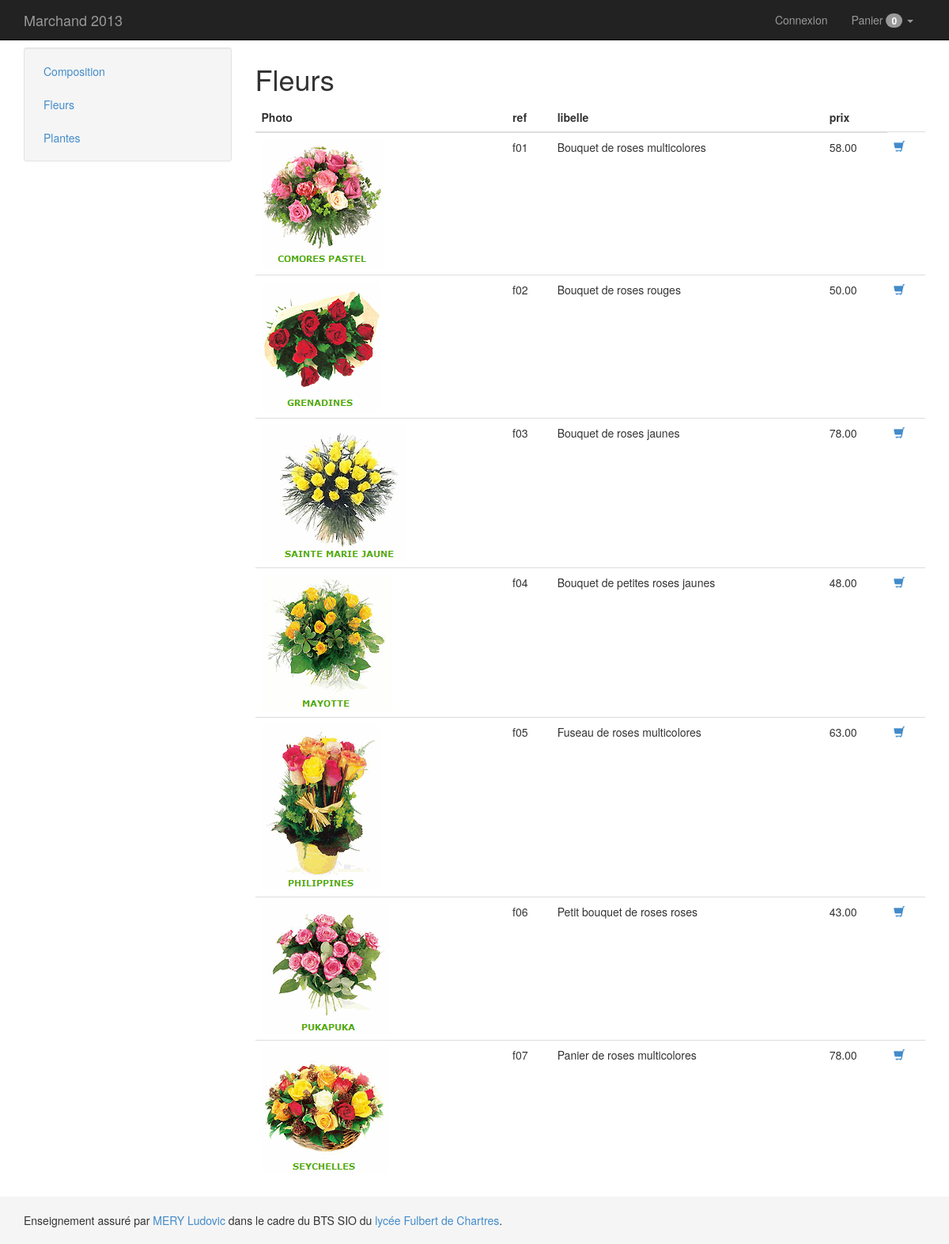
Page /index.php?controller=Produit&action=Listbycategorie&idcategorie=fle on the committed database.
### tables this page shows
CREATE TABLE IF NOT EXISTS `categorie` (
  `id` char(32) NOT NULL,
  `libelle` char(32) DEFAULT NULL,
  PRIMARY KEY (`id`)
);

CREATE TABLE IF NOT EXISTS `produit` (
  `id` char(32) NOT NULL,
  `description` char(50) DEFAULT NULL,
  `prix` decimal(10,2) DEFAULT NULL,
  `image` char(32) DEFAULT NULL,
  `idCategorie` char(32) NOT NULL,
  PRIMARY KEY (`id`),
  KEY `I_FK_Produit_CATEGORIE` (`idCategorie`)
);

### pedaFramework/Collection.class.php (called while the page is built, shortened)
<?php
class Collection{
	private $colObjet;
	private $compteur;
	public function Collection(){
		$this->colObjet=array();
		$this->compteur=0;
	}
	public function add($unobj){
		$this->colObjet[$this->compteur]=$unobj;
		$this->compteur++;
	}
	public function getAll(){
		return $this->colObjet;
	}
}
?>

### application/controllers/CategorieController.class.php (called while the page is built, shortened)
<?php
class CategorieController extends Controller{
	function MenuAction(){
		$myDAOCategorie=new Categorie();
		$lescateg=$myDAOCategorie->LoadAll();
		$this->showView();
	}
}
?>

### pedaFramework/MVC/ControllerFactory.class.php (called while the page is built, shortened)
<?php
class ControllerFactory {
		public static function create ($controllerName, $action=null, $params=null){
			$myController=new $nameController($controllerName, $action,$params);
			return $myController;
		}
}
?>

### pedaFramework/MVC/Layout.class.php (called while the page is built, shortened)
<?php
class Layout {
	private $_file;
	public function Layout($name){
		$folder="layouts";
		$file=$name."/index.lay.php";
		$this->_file=$folder."/".$file;
	}
	public function show(){
		include $this->_file;
	}
}
?>

### index.php (called while the page is built, shortened)
<?php
require_once ("pedaFramework/MVC/ControllerFactory.class.php");
require_once ("pedaFramework/MVC/Layout.class.php");
require_once ("pedaFramework/ORM/Entity.class.php");
require_once ("pedaFramework/Collection.class.php");
require_once ("application/models/Categorie.class.php");
require_once ("application/models/Produit.class.php");
require_once ("application/controllers/CategorieController.class.php");
Application::getLayout()->show();
?>

### application/models/Categorie.class.php (called while the page is built, shortened)
<?php
class Categorie extends Entity {
	private $_str_id;
	private $_str_libelle;
	function Categorie(array $params=null) {
		if(isset($params)){
			$this->_str_id=$params[0];
			$this->_str_libelle=$params[1];
		}
	}
	public function getId(){
		return $this->_str_id;
	}
	public function getLibelle(){
		return $this->_str_libelle;
	}
}
?>

### pedaFramework/ORM/Entity.class.php (called while the page is built, shortened)
<?php
abstract class Entity implements IDAO{
	protected $_tablename;
	 protected function lierDB($classname, $tablename){
	 	$this->_tablename=$tablename;
	 }
	public function LoadAll() {
		$db=Database::getInstance();
		$tablename=$this->_tablename;
		$req="SELECT * FROM ".$tablename;
		$stmt = $db->prepare($req);
		$stmt->execute();
		$lesobjets=new Collection();
		while ($jeuenregistrement = $stmt->fetch(PDO::FETCH_ASSOC)) {
			$params=new Collection();
			foreach($jeuenregistrement as $champ => $valeur){
				$params->add($valeur);
			}
			$dataligne=$params->getAll();
			$monobjet=new $classe($dataligne);
			$lesobjets->add($monobjet);
		}
		return $lesobjets;
	}
	public function LoadByCritere($critere) {
		$db=Database::getInstance();
		$tablename=$this->_tablename;
		$req="SELECT * FROM $tablename WHERE $critere" ;
		$stmt = $db->prepare($req);
		$stmt->execute();
		$lesobjets=new Collection();
		while ($jeuenregistrement = $stmt->fetch(PDO::FETCH_ASSOC)) {
			$params=new Collection();
			foreach($jeuenregistrement as $champ => $valeur){
				$params->add($valeur);
			}
			$dataligne=$params->getAll();
			$monobjet=new $classe($dataligne);
			$lesobjets->add($monobjet);
		}
		return $lesobjets;
	}
}
?>

### application/controllers/ProduitController.class.php (called while the page is built, shortened)
<?php
class ProduitController extends Controller{
	function ListbycategorieAction($params=null){
		if(isset($_GET['idcategorie'])){
			$codecateg=$_GET['idcategorie'];
		}
		else{
			$codecateg=$params['idcategorie'];
		}
		$myDAOProduit=new Produit();
		$lesproduits=$myDAOProduit->LoadByCritere("idCategorie='$codecateg'");
		$this->showView();
	}
}
?>

### application/views/Produit/ListbycategorieView.phtml (the view, shortened to what this page needs)
<h1><?php echo $this->_data['categorie']->getLibelle() ?></h1>
<table class="table table-hover">
	<thead>
		<tr>
			<th>Photo</th>
			<th>ref</th>
			<th>libelle</th>
			<th>prix</th>
		</tr>
	</thead>
	<tbody>
<?php foreach($this->_data['lesproduits']->getAll() as $leproduit){?>
	<tr>
		<td><?php echo $leproduit->getPhotoHTML() ?></td>
		<td><?php echo $leproduit->getId() ?></td>
		<td><?php echo $leproduit->getLibelle() ?></td>
		<td><?php echo $leproduit->getPrixUnitaire() ?></td>
		<td><a href="index.php?controller=Panier&action=Add&id=<?php echo $leproduit->getId() ?>">
				<i class="glyphicon glyphicon-shopping-cart"></i>
			</a>
		</td>
	</tr>
<?php } ?>
	</tbody>
</table>

### application/views/Categorie/MenuView.phtml
<?php foreach($this->_data['lescateg']->getAll() as $lacateg){?>
	<li><a href="index.php?controller=Produit&action=Listbycategorie&idcategorie=<?php echo $lacateg->getId()?>"><?php echo $lacateg->getLibelle()?></a></li>
<?php } ?>

### application/models/Produit.class.php (shortened to what this page needs)
<?php
class Produit extends Entity{
	private $_str_id;
	private $_str_libelle;
	private $_flt_prixunit;
	private $_img_photo;
	function Produit(array $params=null) {
		if(isset($params)){
			$this->_str_id=$params[0];
			$this->_str_libelle=$params[1];
			$this->_flt_prixunit=$params[2];
			$this->_img_photo=$params[3];
		}
	}
	public function getId(){
		return $this->_str_id;
	}
	public function getLibelle(){
		return $this->_str_libelle;
	}
	public function getPrixUnitaire(){
		return $this->_flt_prixunit;
	}
	public function getPhotoURL(){
		return $this->_img_photo;
	}
	public function getPhotoHTML(){
		$html="<img src=\"".$this->getPhotoURL()."\" />";
		return $html;
	}
}
?>

### layouts/Bootstrap3Layout/index.lay.php (style rules this page uses)
html, body { padding-top: 30px; height: 100%; }

### rows in the picture
categorie: libelle "Composition"
categorie: libelle "Fleurs"
categorie: libelle "Plantes"
produit: image (picture), id "f01", description "Bouquet de roses multicolores", prix "58.00"
produit: image (picture), id "f02", description "Bouquet de roses rouges", prix "50.00"
produit: image (picture), id "f03", description "Bouquet de roses jaunes", prix "78.00"
produit: image (picture), id "f04", description "Bouquet de petites roses jaunes", prix "48.00"
produit: image (picture), id "f05", description "Fuseau de roses multicolores", prix "63.00"
produit: image (picture), id "f06", description "Petit bouquet de roses roses", prix "43.00"
produit: image (picture), id "f07", description "Panier de roses multicolores", prix "78.00"

### other values in the picture
$this->_data['panier']->getNbProduitDifferent() "0"
